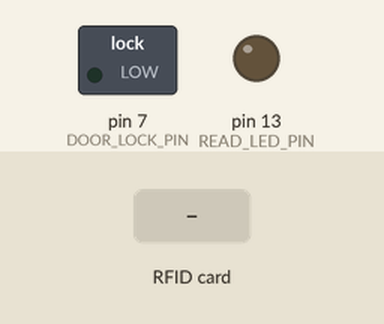
Bench run of a sketch on a simulated Arduino Uno, built with avr-gcc and run on an emulated ATmega328P. On the bench: switched loads named in the sketch (green lamp = pin HIGH), output pins drawn as LEDs (lit = HIGH). Dashed ring = blinking. The test bench sets the inputs (shaded band).

Above: at 1.2 s.
1.3 s: RFID card 5E 7A 19 C4 held to the reader
At 1.7 s:
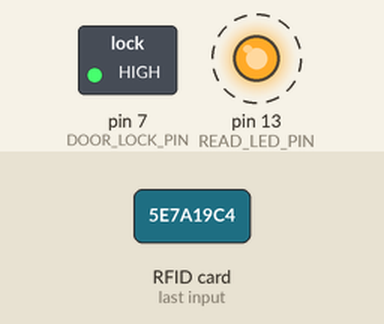
Timing chart, 0 to 4.3 s (numbered marks = the images above; inputs shaded):
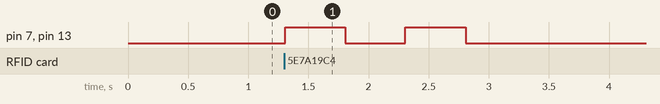

Measured:
- after the input at 1.3 s, pin 7 (DOOR_LOCK_PIN), pin 13 (READ_LED_PIN): alternates HIGH for 0.50 s and LOW for 0.50 s, 4 changes in all, then stays LOW, starting at once

The sketch:

Rav4_RFID_Door_Locks.ino
```cpp
/*
 * A simple example to interface with rdm6300 rfid reader using esp8266.
 * We use hardware uart "Serial" instead of the default software uart driver.
 *
 * Note:
 *     The esp8266 let us use 1.5 uarts:
 *     Serial=uart0=rx+tx, Serial1=uart1=tx only (rx pin is used as flash io).
 *     Here we sawp the uart pins so uart0_rx goes to the rdm6300_tx,
 *     and uart1_tx goes to what used to be uart0_tx-
 *     so debug message goes from Serial1.print(...) to the pc debug terminal.
 *     https://github.com/esp8266/Arduino/blob/master/doc/reference.rst#serial
 *
 * Connections:
 *     | esp8266 | nodemcu | rdm6300 | notes                               |
 *     |---------+---------+---------|-------------------------------------|
 *     | GPIO-01 | TX      |         | This is TXD0, connect it to GPIO-02 |
 *     | GPIO-02 | D4      |         | This is TXD1, connect it to GPIO-01 |
 *     | GPIO-03 | RX      |         | Leave it unconnected for flashing   |
 *     | GPIO-13 | D7      | TX      | TX level is same 3.3V as esp8266    |
 *     |         | VU (5V) | VCC     | The rdm6300 must be powered with 5V |
 *     | GND     | GND     | GND     |                                     |
 *
 *     * GPIO-01 to GPIO-02 is for debug terminal output.
 *
 * Arad Eizen (https://github.com/arduino12).
 */

#include <rdm6300.h>

#define RDM6300_RX_PIN 3 // can be only 13 - on esp8266 force hardware uart!
#define READ_LED_PIN 13
#define DOOR_LOCK_PIN 7

Rdm6300 rdm6300;

void setup()
{
	/* Serial1 is the debug! remember to bridge GPIO-01 to GPIO-02 */
	//Serial.begin(115200);

  pinMode(READ_LED_PIN, OUTPUT);
  digitalWrite(READ_LED_PIN, LOW);
  pinMode(DOOR_LOCK_PIN, OUTPUT);
  digitalWrite(DOOR_LOCK_PIN, LOW);

	rdm6300.begin(RDM6300_RX_PIN);

	//Serial.println("\nPlace RFID tag near the rdm6300...");
}

void loop()
{
	/* get_new_tag_id returns the tag_id of a "new" near tag,
	following calls will return 0 as long as the same tag is kept near. */
	if (rdm6300.get_new_tag_id()){
      digitalWrite(DOOR_LOCK_PIN, 1);
      digitalWrite(READ_LED_PIN, 1);
      delay(500);
      digitalWrite(DOOR_LOCK_PIN, 0);
      digitalWrite(READ_LED_PIN, 0);
      delay(500);
      digitalWrite(DOOR_LOCK_PIN, 1);
      digitalWrite(READ_LED_PIN, 1);
      delay(500);
      digitalWrite(DOOR_LOCK_PIN, 0);
      digitalWrite(READ_LED_PIN, 0);
		//Serial.println(rdm6300.get_tag_id(), HEX);
	  String tagId = String (rdm6300.get_tag_id(), HEX);
       //   Serial.println(tagId);

    if (tagId == "3454ec") {
     // Serial.println("Authorized");
      digitalWrite(DOOR_LOCK_PIN, 1);
      digitalWrite(READ_LED_PIN, 1);
      delay(500);
      digitalWrite(DOOR_LOCK_PIN, 0);
      digitalWrite(READ_LED_PIN, 0);
      delay(500);
      digitalWrite(DOOR_LOCK_PIN, 1);
      digitalWrite(READ_LED_PIN, 1);
      delay(500);
      digitalWrite(DOOR_LOCK_PIN, 0);
      digitalWrite(READ_LED_PIN, 0);
    }
	}
//  digitalWrite(DOOR_LOCK_PIN, HIGH);
//  delay(2000);
//  digitalWrite(DOOR_LOCK_PIN, LOW);

  //3454EC

	/* get_tag_id returns the tag_id as long as it is near, 0 otherwise. */


	delay(10);
}
```
